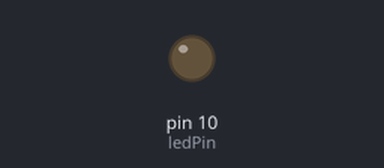
This sketch was run on a simulated Arduino Uno, built with avr-gcc and run on an emulated ATmega328P. On the bench: output pins drawn as LEDs (lit = HIGH). Pins used as bus, display or sensor lines are not drawn.

Above: at 0.15 s.
At 16.11 s:
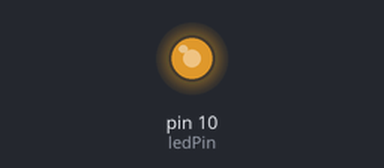
Timing chart, 0 to 16.1 s (numbered marks = the images above):
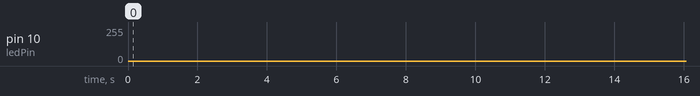

The sketch:

led_tx.ino
```cpp
#define ledPin 10
#define dataPin 9

unsigned int i = 10;
int sum = 1;
bool b = true;

void setup() {
  // initialize digital pin 13 as an output.
  pinMode(ledPin, OUTPUT);
  pinMode(dataPin,OUTPUT);
}

// the loop function runs over and over again forever
void loop() {
  analogWrite(dataPin,i);
  analogWrite(ledPin,i);
  delay(2);

  i = i + sum;
  if (i == 255) {
    sum = -1;
    //delay(1000);
  }
  else if (i == 0) {
    sum = 1;
    //delay(1000);
  }
}
```
